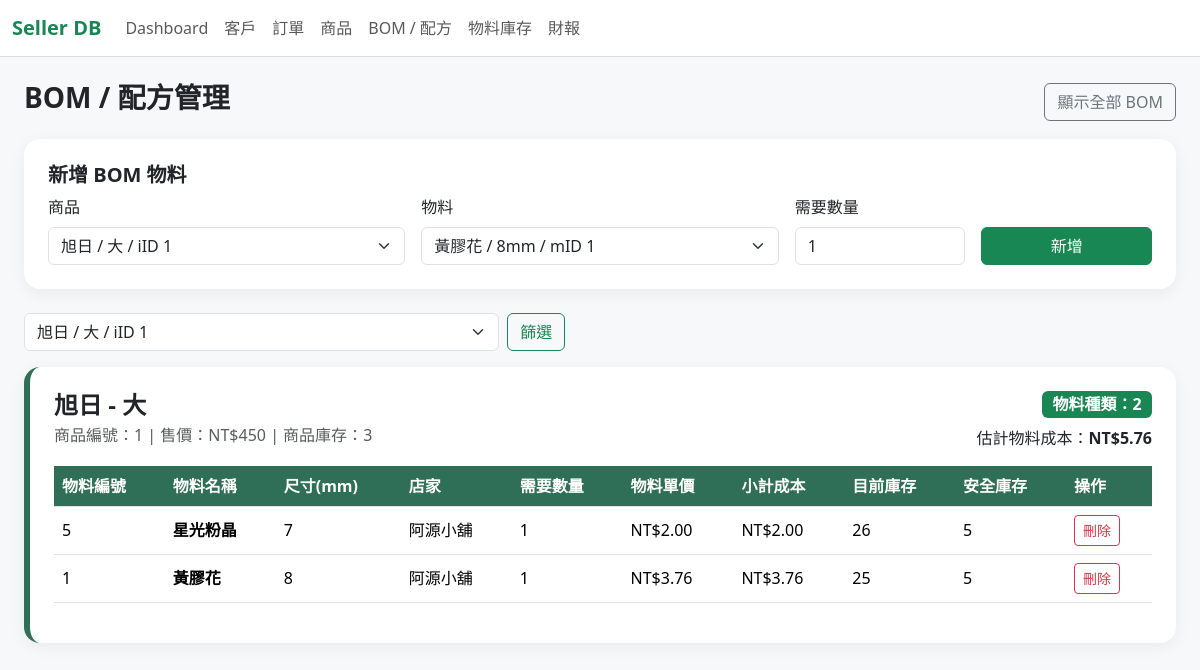
The page /recipes?product_key=1 on the database its author committed.
### tables this page shows
CREATE TABLE PRODUCT (iID TEXT PRIMARY KEY UNIQUE, size TEXT CHECK (size IN ('大', '中', '小')), i_name TEXT, cost NUMERIC, suggested_price NUMERIC, real_price NUMERIC, profits NUMERIC, available INTEGER);

CREATE TABLE RECIPE (iID TEXT REFERENCES PRODUCT (iID) ON DELETE CASCADE ON UPDATE CASCADE, mID TEXT REFERENCES MATERIAL_INVENTORY (mID) ON DELETE RESTRICT ON UPDATE CASCADE, m_amount INTEGER, size TEXT CHECK (size IN ('大', '中', '小')));

CREATE TABLE MATERIAL_INVENTORY (mID TEXT PRIMARY KEY UNIQUE, m_name TEXT, m_size NUMERIC, wholesale_price NUMERIC, store TEXT, purchase_date TEXT CHECK (length(purchase_date) = 10 AND purchase_date LIKE '____-__-__'), unit_price NUMERIC, stock INTEGER, safe_stock INTEGER, note TEXT);

### app.py (the view)
@app.route("/recipes")
def recipes():
    db = get_db()
    product_filter = request.args.get("product_key", "")
    products = db.execute('''
        SELECT *,
               CAST(COALESCE(NULLIF(real_price, ''), '0') AS REAL) - CAST(COALESCE(NULLIF(cost, ''), '0') AS REAL) AS profits_calc
        FROM PRODUCT
        WHERE TRIM(COALESCE(iID, '')) != ''
        ORDER BY CAST(iID AS INTEGER), iID
    ''').fetchall()
    product_boms = []
    for p in products:
        key = p["iID"]
        if product_filter and key != product_filter:
            continue
        items = db.execute('''
            SELECT
                r.iID,
                r.size,
                r.mID,
                r.m_amount,
                m.m_name,
                m.m_size,
                m.store,
                CAST(COALESCE(NULLIF(m.unit_price, ''), '0') AS REAL) AS unit_price_num,
                CAST(COALESCE(NULLIF(m.stock, ''), '0') AS INTEGER) AS stock_num,
                CAST(COALESCE(NULLIF(m.safe_stock, ''), '0') AS INTEGER) AS safe_stock_num,
                ROUND(CAST(COALESCE(NULLIF(r.m_amount, ''), '0') AS REAL) * CAST(COALESCE(NULLIF(m.unit_price, ''), '0') AS REAL), 2) AS material_cost
            FROM RECIPE r
            JOIN MATERIAL_INVENTORY m ON m.mID = r.mID
            WHERE r.iID = ?
            ORDER BY m.m_name
        ''', (p["iID"],)).fetchall()
        estimated_material_cost = round(sum((row["material_cost"] or 0) for row in items), 2)
        product_boms.append({
            "product": p,
            "key": key,
            "items": items,
            "estimated_material_cost": estimated_material_cost,
        })
    materials = db.execute('''
        SELECT * FROM MATERIAL_INVENTORY
        WHERE TRIM(COALESCE(mID, '')) != ''
        ORDER BY CAST(mID AS INTEGER), mID
    ''').fetchall()
    return render_template(
        "recipes.html",
        products=products,
        materials=materials,
        product_boms=product_boms,
        product_filter=product_filter,
    )

### app.py (called while the page is built)
def get_db():
    if "db" not in g:
        g.db = sqlite3.connect(DB_PATH)
        g.db.row_factory = sqlite3.Row
        g.db.execute("PRAGMA foreign_keys = ON")
    return g.db

@app.before_request
def setup_database():
    init_db()

### templates/recipes.html (shortened to what this page needs)
{% extends "base.html" %}
{% block content %}
<div class="d-flex justify-content-between align-items-center mb-3">
    <h3 class="fw-bold">BOM / 配方管理</h3>
    <a class="btn btn-outline-secondary" href="{{ url_for('recipes') }}">顯示全部 BOM</a>
</div>
<div class="card p-4 mb-4">
    <h5 class="fw-bold">新增 BOM 物料</h5>
    <form method="post" action="{{ url_for('recipe_new') }}">
        <div class="row g-3 align-items-end">
            <div class="col-md-4">
                <label class="form-label">商品</label>
                <select class="form-select" name="iID" required>
                    {% for p in products %}
                    <option value="{{ p.iID }}" {% if product_filter == p.iID %}selected{% endif %}>
                        {{ p.i_name }} / {{ p.size }} / iID {{ p.iID }}
                    </option>
                    {% endfor %}
                </select>
            </div>
            <div class="col-md-4">
                <label class="form-label">物料</label>
                <select class="form-select" name="mID" required>
                    {% for m in materials %}
                    <option value="{{ m.mID }}">{{ m.m_name }} / {{ m.m_size }}mm / mID {{ m.mID }}</option>
                    {% endfor %}
                </select>
            </div>
            <div class="col-md-2">
                <label class="form-label">需要數量</label>
                <input class="form-control" type="number" name="m_amount" value="1" min="1" required>
            </div>
            <div class="col-md-2">
                <button class="btn btn-success w-100">新增</button>
            </div>
        </div>
    </form>
</div>
<form class="row g-2 mb-3" method="get">
    <div class="col-md-5">
        <select class="form-select" name="product_key">
            {% for p in products %}
            <option value="{{ p.iID }}" {% if product_filter == p.iID %}selected{% endif %}>
                {{ p.i_name }} / {{ p.size }} / iID {{ p.iID }}
            </option>
            {% endfor %}
        </select>
    </div>
    <div class="col-auto">
        <button class="btn btn-outline-success">篩選</button>
    </div>
</form>
{% for group in product_boms %}
<div class="card p-4 mb-4 bom-card">
    <div class="d-flex justify-content-between align-items-start flex-wrap gap-3">
        <div>
            <h4 class="fw-bold mb-1">{{ group.product.i_name }} - {{ group.product.size }}</h4>
            <div class="text-muted">
                商品編號：{{ group.product.iID }} |
                售價：NT${{ group.product.real_price }} |
                商品庫存：{{ group.product.available }}
            </div>
        </div>
        <div class="text-end">
            <div class="badge text-bg-success fs-6">物料種類：{{ group['items']|length }}</div>
            <div class="mt-2">估計物料成本：<span class="fw-bold">NT${{ "%.2f"|format(group.estimated_material_cost) }}</span></div>
        </div>
    </div>
    <div class="table-responsive mt-3">
        <table class="table table-hover align-middle">
            <thead>
            <tr>
                <th>物料編號</th>
                <th>物料名稱</th>
                <th>尺寸(mm)</th>
                <th>店家</th>
                <th>需要數量</th>
                <th>物料單價</th>
                <th>小計成本</th>
                <th>目前庫存</th>
                <th>安全庫存</th>
                <th>操作</th>
            </tr>
            </thead>
            <tbody>
            {% for item in group['items'] %}
            <tr>
                <td>{{ item.mID }}</td>
                <td class="fw-semibold">{{ item.m_name }}</td>
                <td>{{ item.m_size }}</td>
                <td>{{ item.store }}</td>
                <td>{{ item.m_amount }}</td>
                <td>NT${{ "%.2f"|format(item.unit_price_num) }}</td>
                <td>NT${{ "%.2f"|format(item.material_cost) }}</td>
                <td>
                    {% if item.stock_num <= item.safe_stock_num %}
                        <span class="badge text-bg-danger">{{ item.stock_num }}</span>
                    {% else %}
                        {{ item.stock_num }}
                    {% endif %}
                </td>
                <td>{{ item.safe_stock_num }}</td>
                <td>
                    <form class="action-form" method="post" action="{{ url_for('recipe_delete', iID=item.iID, mID=item.mID) }}" onsubmit="return confirm('確定刪除這個 BOM 項目？')">
                        <button class="btn btn-sm btn-outline-danger">刪除</button>
                    </form>
                </td>
            </tr>
            {% else %}
            <tr>
                <td colspan="10" class="text-center text-muted">這個商品尚未建立 BOM</td>
            </tr>
            {% endfor %}
            </tbody>
        </table>
    </div>
</div>
{% else %}
<div class="alert alert-warning">目前沒有符合條件的 BOM。</div>
{% endfor %}
{% endblock %}

### static/style.css (style rules this page uses)
body { background: #f7f8fa; }
.card { border: 0; border-radius: 16px; box-shadow: 0 4px 16px rgba(0,0,0,.06); }
.table thead th { background: #2f6f57; color: white; vertical-align: middle; }
.action-form { display: inline; }
.bom-card { border-left: 6px solid #2f6f57; }

### rows shown on the page
PRODUCT: product.i_name "旭日", product.size "大", product.iID "1", product.real_price "450", product.available "3"
RECIPE: mID "5", m_name "星光粉晶", m_size "7", store "阿源小舖", m_amount "1", unit_price_num "2.00", material_cost "2.00", stock_num "26", safe_stock_num "5"
RECIPE: mID "1", m_name "黃膠花", m_size "8", store "阿源小舖", m_amount "1", unit_price_num "3.76", material_cost "3.76", stock_num "25", safe_stock_num "5"

### other values the page prints
{{ group['items']|length }} "2"
{{ "%.2f"|format(group.estimated_material_cost) }} "5.76"
form field iID "旭日 / 大 / iID 1"
form field mID "黃膠花 / 8mm / mID 1"
form field product_key "旭日 / 大 / iID 1"
